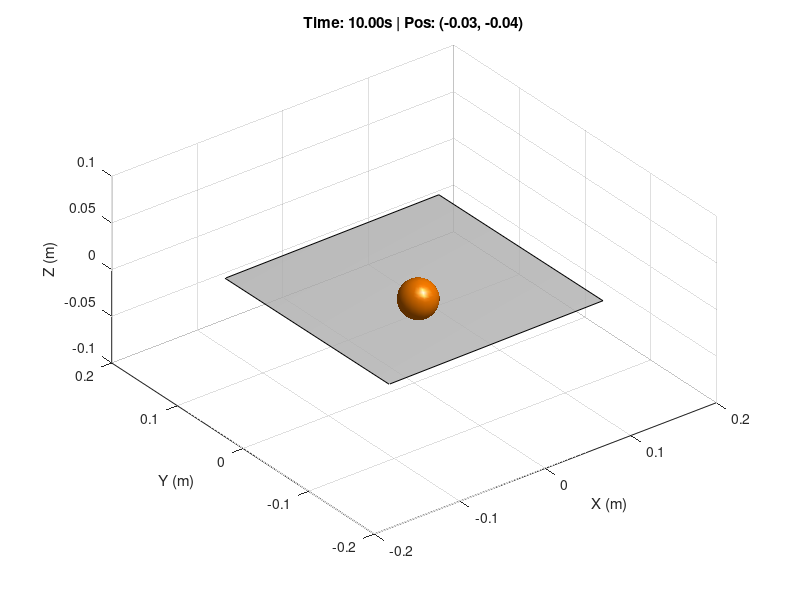

The MATLAB source for this figure:
%% Ball on Plate: Full Simulation and 3D Animation
% This script simulates the ball on plate system and provides a 3D visualization.
clear; clc; close all;

%% 1. Physical Parameters
g = 9.81;               % Gravity (m/s^2)
K = 5/7 * g;            % Plant gain
plate_size = 0.25;      % 25cm plate
ball_radius = 0.02;     % 20mm radius

%% 2. PID Controller Parameters (Tuned for "Fast but not Aggressive")
Kp = 2.5;
Ki = 0.1;
Kd = 1.2;

%% 3. Simulation Setup
t_end = 10;             % Simulation time (seconds)
dt = 0.02;              % Time step (50Hz)
t = 0:dt:t_end;
n = length(t);

% State vectors: [position; velocity]
x = zeros(2, n); 
y = zeros(2, n);
tilt_x = zeros(1, n);
tilt_y = zeros(1, n);

% Setpoints (Target position)
ref_x = 0.05 * sin(t);  % Moving target for demo
ref_y = 0.05 * cos(t);

% PID Variables
error_sum_x = 0; error_prev_x = 0;
error_sum_y = 0; error_prev_y = 0;

%% 4. Run Simulation Loop
for i = 2:n
    % --- X-Axis Control ---
    err_x = ref_x(i) - x(1, i-1);
    error_sum_x = error_sum_x + err_x * dt;
    der_x = (err_x - error_prev_x) / dt;
    tilt_x(i) = Kp*err_x + Ki*error_sum_x + Kd*der_x;
    tilt_x(i) = max(min(tilt_x(i), 0.3), -0.3); % Limit tilt to ~17 degrees
    error_prev_x = err_x;
    
    % --- Y-Axis Control ---
    err_y = ref_y(i) - y(1, i-1);
    error_sum_y = error_sum_y + err_y * dt;
    der_y = (err_y - error_prev_y) / dt;
    tilt_y(i) = Kp*err_y + Ki*error_sum_y + Kd*der_y;
    tilt_y(i) = max(min(tilt_y(i), 0.3), -0.3);
    error_prev_y = err_y;
    
    % --- Physics Update (Double Integrator) ---
    % x_accel = K * tilt
    x_accel = K * tilt_x(i);
    x(2, i) = x(2, i-1) + x_accel * dt; % Velocity
    x(1, i) = x(1, i-1) + x(2, i) * dt;   % Position
    
    y_accel = K * tilt_y(i);
    y(2, i) = y(2, i-1) + y_accel * dt;
    y(1, i) = y(1, i-1) + y(2, i) * dt;
end

%% 5. 3D Visualization
figure('Color', 'w', 'Name', '3D Ball on Plate Simulation');
view(3); grid on; axis equal;
axis([-0.2 0.2 -0.2 0.2 -0.1 0.1]);
xlabel('X (m)'); ylabel('Y (m)'); zlabel('Z (m)');
hold on;

% Create Plate Graphic
[px, py] = meshgrid([-plate_size/2, plate_size/2]);
pz = zeros(2,2);
h_plate = surf(px, py, pz, 'FaceColor', [0.8 0.8 0.8], 'FaceAlpha', 0.8);

% Create Ball Graphic
[bx, by, bz] = sphere(20);
h_ball = surf(bx*ball_radius, by*ball_radius, bz*ball_radius + ball_radius, ...
              'FaceColor', [1 0.5 0], 'EdgeColor', 'none');
camlight; lighting gouraud;

% Animation Loop
for i = 1:5:n
    % Update Plate Rotation
    % Simplified rotation matrix for small angles
    R = [1 0 tilt_y(i); 0 1 -tilt_x(i); -tilt_y(i) tilt_x(i) 1];
    
    % Rotate plate vertices
    new_pz = px * tilt_y(i) - py * tilt_x(i);
    set(h_plate, 'ZData', new_pz);
    
    % Update Ball Position
    set(h_ball, 'XData', bx*ball_radius + x(1, i), ...
                'YData', by*ball_radius + y(1, i), ...
                'ZData', bz*ball_radius + ball_radius + (x(1, i)*tilt_y(i) - y(1, i)*tilt_x(i)));
    
    title(sprintf('Time: %.2fs | Pos: (%.2f, %.2f)', t(i), x(1, i), y(1, i)));
    drawnow;
end
